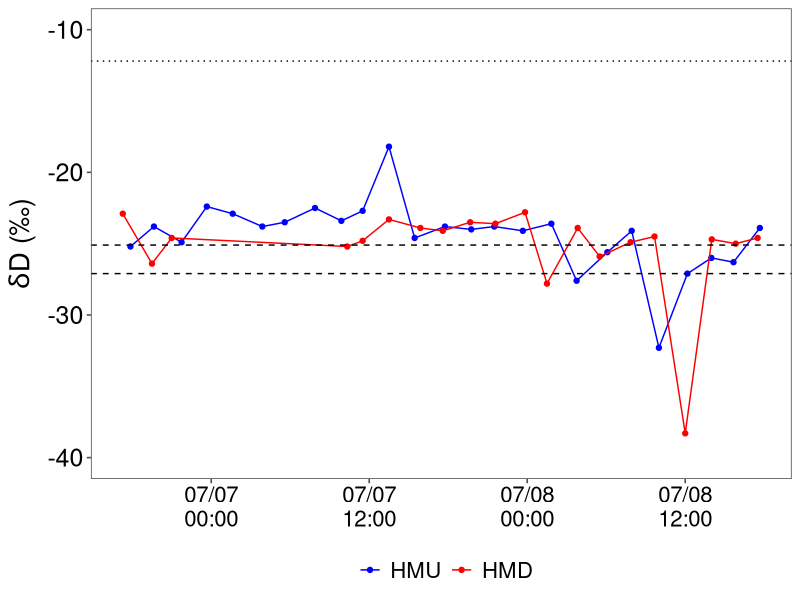
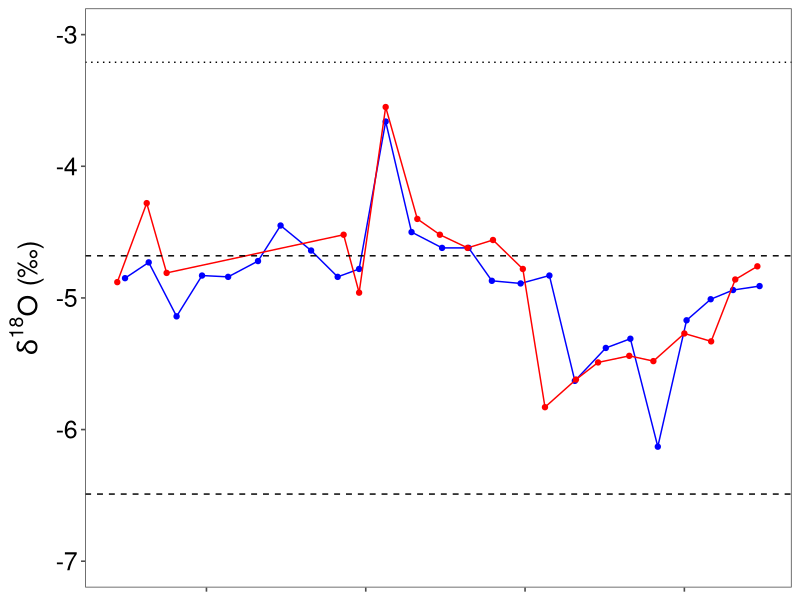

Recreate these plots in R, in order. (Note: this script raises an error after producing the figures.)
library(ggplot2)
library(gridExtra)
library(grid)
library(ggthemes)
library(reshape)

grid_arrange_shared_legend <- function(..., ncol = length(list(...)), nrow = 1, position = c("bottom", "right")) {
  
  plots <- list(...)
  position <- match.arg(position)
  g <- ggplotGrob(plots[[1]] + theme(legend.position = position))$grobs
  legend <- g[[which(sapply(g, function(x) x$name) == "guide-box")]]
  lheight <- sum(legend$height)
  lwidth <- sum(legend$width)
  gl <- lapply(plots, function(x) x + theme(legend.position="none"))
  gl <- c(gl, ncol = ncol, nrow = nrow)
  
  combined <- switch(position,
                     "bottom" = arrangeGrob(do.call(arrangeGrob, gl),
                                            legend,
                                            ncol = 1,
                                            heights = unit.c(unit(1, "npc") - lheight, lheight)),
                     "right" = arrangeGrob(do.call(arrangeGrob, gl),
                                           legend,
                                           ncol = 2,
                                           widths = unit.c(unit(1, "npc") - lwidth, lwidth)))
  
  grid.newpage()
  grid.draw(combined)
  
  # return gtable invisibly
  invisible(combined)
  
}

# Multiple plot function
#
# ggplot objects can be passed in ..., or to plotlist (as a list of ggplot objects)
# - cols:   Number of columns in layout
# - layout: A matrix specifying the layout. If present, 'cols' is ignored.
#
# If the layout is something like matrix(c(1,2,3,3), nrow=2, byrow=TRUE),
# then plot 1 will go in the upper left, 2 will go in the upper right, and
# 3 will go all the way across the bottom.
#
multiplot <- function(..., plotlist=NULL, file, cols=1, layout=NULL) {
  library(grid)
  
  # Make a list from the ... arguments and plotlist
  plots <- c(list(...), plotlist)
  
  numPlots = length(plots)
  
  # If layout is NULL, then use 'cols' to determine layout
  if (is.null(layout)) {
    # Make the panel
    # ncol: Number of columns of plots
    # nrow: Number of rows needed, calculated from # of cols
    layout <- matrix(seq(1, cols * ceiling(numPlots/cols)),
                     ncol = cols, nrow = ceiling(numPlots/cols))
  }
  
  if (numPlots==1) {
    print(plots[[1]])
    
  } else {
    # Set up the page
    grid.newpage()
    pushViewport(viewport(layout = grid.layout(nrow(layout), ncol(layout))))
    
    # Make each plot, in the correct location
    for (i in 1:numPlots) {
      # Get the i,j matrix positions of the regions that contain this subplot
      matchidx <- as.data.frame(which(layout == i, arr.ind = TRUE))
      
      print(plots[[i]], vp = viewport(layout.pos.row = matchidx$row,
                                      layout.pos.col = matchidx$col))
    }
  }
}

knappett_isotopes <- read.csv("knappett_isotopes.csv")
knappett_rain <- read.csv("DownstreamMiller.csv")

knappett_dates <- strptime(knappett_isotopes$Date_Time, format = "%m/%d/%y %H:%M")
knappett_rain_dates <- strptime(knappett_rain$Date, format ="%m/%d/%y %H:%M")

knappett_isotopes_fixed <- data.frame(knappett_isotopes, knappett_dates)
knappett_rain_fixed <- data.frame(knappett_rain, knappett_rain_dates)

# Subsetting Data
upstream_data <- subset(knappett_isotopes_fixed, Site == "Upstream")
downstream_data <- subset(knappett_isotopes_fixed, Site == "Downstream")

# Oxygen
oxygen_plot <- ggplot() +
  geom_line(data = upstream_data, aes(x=knappett_dates, y=Oxygen, colour="HMU")) +
  geom_point(data = upstream_data, aes(x=knappett_dates, y=Oxygen, colour="HMU")) +
  geom_line(data = downstream_data, aes(x=knappett_dates, y=Oxygen, colour="HMD")) +
  geom_point(data = downstream_data, aes(x=knappett_dates, y=Oxygen, colour="HMD")) +
  geom_hline(yintercept = -6.49, linetype=2) + 
  # annotate("text", x=as.Date(7/8/18 1:50), -6.49, vjust = -1, label = "Well 200") +
  geom_hline(yintercept = -4.68, linetype=2) + 
  # annotate("text", 0.9*max(upstream_data$knappett_dates), -4.68, vjust = -1, label = "Well 205") +
  geom_hline(yintercept = -3.21, linetype=3) + 
  # annotate("text", 0.9*max(upstream_data$knappett_dates), -3.21, vjust = 1.5, label = "Rain") +
  theme_few() +
  scale_color_manual("",
                     breaks = c("HMU", "HMD"),
                     values = c("HMU"="blue", "HMD"="red")) + 
  # ggtitle("48-Hour Data Slam: Oxygen") +
  theme(plot.title = element_text(hjust = 0.5),
        text=element_text(size=20),
        legend.position="none",
        axis.title.x=element_blank(),
        axis.text.x=element_blank(),
        # axis.ticks.x=element_blank(),
        axis.text.y = element_text(colour="black", size=18)) +
  xlab("Time") +
  ylab(expression(paste(delta^18,"O (‰)"))) +
  scale_y_continuous(limits=c(-7,-3))

# Deuterium
deuterium_plot <- ggplot() +
  geom_line(data = upstream_data, aes(x=knappett_dates, y=Deuterium, colour="HMU")) +
  geom_point(data = upstream_data, aes(x=knappett_dates, y=Deuterium, colour="HMU")) +
  geom_line(data = downstream_data, aes(x=knappett_dates, y=Deuterium, colour="HMD")) +
  geom_point(data = downstream_data, aes(x=knappett_dates, y=Deuterium, colour="HMD")) + 
  geom_hline(yintercept = -27.1, linetype=2) + 
  geom_hline(yintercept = -25.1, linetype=2) + 
  geom_hline(yintercept = -12.2, linetype=3) + 
  theme_few() +
  scale_color_manual("",
                     breaks = c("HMU", "HMD"),
                     values = c("HMU"="blue", "HMD"="red")) + 
  # ggtitle("48-Hour Data Slam: Deuterium") +
  theme(plot.title = element_text(hjust = 0.5),
        text=element_text(size=20),
        legend.position="bottom",
        axis.text.y = element_text(colour="black", size=18),
        axis.text.x = element_text(colour="black"),
        axis.title.x = element_blank()) +
  # xlab("\nTime") +
  scale_x_datetime(date_labels = "%m/%d\n%H:%M") +
  ylab(expression(paste(delta,"D (‰)"))) +
  scale_y_continuous(limits=c(-40,-10))

# Rain
rain_plot <- ggplot(data = knappett_rain_fixed[1:581,], aes(x = knappett_rain_dates, y = Rain)) + 
  geom_bar(stat = "identity", 
           position = 'dodge',
           # fill = "black", #rgb(187, 8, 38, maxColorValue = 255), 
           color = "black") + #rgb(187, 8, 38, maxColorValue = 255)) + 
  theme_bw() + 
  # ggtitle("48-Hour Data Slam") +
  theme(#text=element_text(size=18),
        panel.border = element_blank(), 
        panel.grid.major.x = element_blank(), 
        panel.grid.major.y = element_blank(),# element_line(colour = "black"), 
        panel.grid.minor = element_blank(), 
        axis.line = element_line(colour = "black"), 
        axis.text.x = element_blank(), #(angle = 45, hjust = 1, color="white"),
        axis.line.x = element_blank(), #(color = "white"),
        axis.ticks.x = element_blank(),
        axis.text.y = element_text(colour="black", size=18),
        axis.title.x = element_blank(),
        axis.title.y = element_text(colour="black", size=18)) + 
  labs(y = "Precip\n(mm)") +
  # scale_y_reverse() + 
  scale_y_continuous(trans = "reverse") +
ggsave("precipitation.png", plot=rain_plot, width=7.5, height=3)

# multiplot(oxygen_plot, deuterium_plot, cols=1)




# or


# adding stream data
lia_Q <- read.csv("lia_Q.csv")
Q_dates <- strptime(lia_Q$Date_Time, format ="%m/%d/%y %H:%M")
Q <- data.frame(lia_Q$Q, Q_dates)
Qmelt <- melt(Q, id="Q_dates", value.name="Q")

UpQ <- read.csv("UpQDataSlam.csv")
Q_dates <- strptime(UpQ$Up_Dates, format ="%m/%d/%y %H:%M")
Qup <- data.frame(UpQ$UpQ, Q_dates)
QUpmelt <- melt(Qup, id="Q_dates", value.name="Qup")

Qplot <- ggplot() +
  geom_line(data=Qmelt,
            aes(x=Q_dates, y=value, colour="HMD")) +
  geom_line(data=QUpmelt,
            aes(x=Q_dates, y=value, colour="HMU")) +
  theme_few() +
  scale_color_manual("",
                     breaks = c("HMU", "HMD"),
                     values = c("HMU"="blue", "HMD"="red")) + 
  # ggtitle("48-Hour Data Slam: Oxygen") +
  theme(plot.title = element_text(hjust = 0.5),
        text=element_text(size=18),
        legend.position="none",
        axis.title.x=element_blank(),
        axis.text.x=element_blank(),
        # axis.ticks.x=element_blank(),
        axis.text.y = element_text(colour="black", size=18)) +
  xlab("Time") +
  ylab("Discharge\n(cms)\n") 


library(patchwork)
rain_plot + oxygen_plot + deuterium_plot + plot_layout(ncol=1, heights=c(1,2,2))
rain_plot + Qplot + oxygen_plot + deuterium_plot + plot_layout(ncol=1, heights=c(1,2,2,2))

# ggsave("subplot.png", plotplot)
